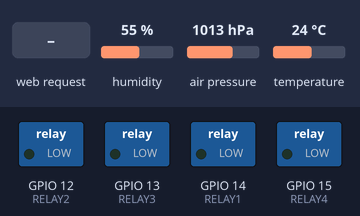
The sketch below on a simulated ESP8266 (NodeMCU). On the bench: switched loads named in the sketch (green lamp = pin HIGH). The inputs (shaded band) are chosen by the test bench; at power-on: humidity 55 %, air pressure 1013 hPa, temperature 24 °C. EEPROM starts erased.

Above: at 1.2 s.
1.3 s: HTTP request GET /toggleRelay?temp=1&humidity=1&relay=1 received
At 2.5 s:
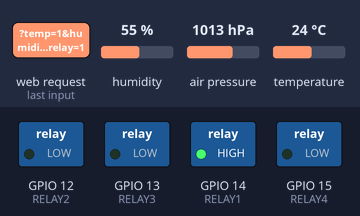
2.8 s: HTTP request GET /data received
At 3.5 s:
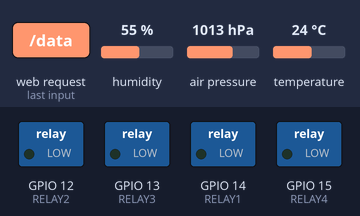
Timing chart, 0 to 5.8 s (numbered marks = the images above; inputs shaded):
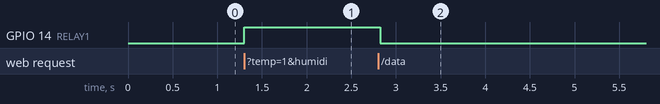

The sketch:

incubatorV3.ino.ino
```cpp
#include <ESP8266WiFi.h>
#include <ESP8266WebServer.h>
#include <EEPROM.h>
#include <DHT.h>
#include <Adafruit_BMP280.h>

// Pin definitions

#define DHTPIN 0   // GPIO16 for DHT11 (D3)
#define DHTTYPE DHT11
#define RELAY1 14  // GPIO14 for Relay1 (D5)
#define RELAY2 12  // GPIO12 for Relay2 (D6)
#define RELAY3 13  // GPIO13 for Relay3 (D7)
#define RELAY4 15  // GPIO15 for Relay4 (D8)

// Sensor and server objects
DHT dht(DHTPIN, DHTTYPE);
Adafruit_BMP280 bmp;
ESP8266WebServer server(80);

// Thresholds
float tempThreshold = 30.0;
float humidityThreshold = 70.0;

void setup() {
  Serial.begin(115200);
  EEPROM.begin(512);

  pinMode(RELAY1, OUTPUT);
  pinMode(RELAY2, OUTPUT);
  pinMode(RELAY3, OUTPUT);
  pinMode(RELAY4, OUTPUT);
  digitalWrite(RELAY1, LOW);
  digitalWrite(RELAY2, LOW);
  digitalWrite(RELAY3, LOW);
  digitalWrite(RELAY4, LOW);

  dht.begin();
  bmp.begin(0x76);

  WiFi.softAP("ESP8266");

  // Load thresholds from EEPROM
  loadThresholds();

  server.on("/", handleRoot);
  server.on("/data", handleData);
  server.on("/set", handleSetThresholds);
  server.on("/toggleRelay", handleToggleRelay);
  server.begin();
}

void loop() {
  server.handleClient();
}

void handleRoot() {
  String html = R"=====(
    <html>
    <head>
      <title>Incubator Dashboard</title>
      <style>
        body { font-family: Arial, sans-serif; text-align: center; margin: 0; padding: 0; background-color: #f0f0f0; }
        .container { width: 80%; margin: 0 auto; padding: 20px; background-color: #ffffff; border-radius: 10px; box-shadow: 0 0 10px rgba(0,0,0,0.1); }
        .header { background-color: #4CAF50; color: white; padding: 10px; border-radius: 10px 10px 0 0; }
        .section { margin: 20px 0; padding: 10px; border: 1px solid #ddd; border-radius: 5px; background-color: #fafafa; }
        .section h2 { margin: 0; }
        .sensor-data, .relay-control { text-align: left; }
        .sensor-data div, .relay-control div { margin-bottom: 10px; }
        .btn { padding: 10px 20px; font-size: 16px; border: none; border-radius: 5px; cursor: pointer; }
        .btn-primary { background-color: #4CAF50; color: white; }
        .btn-secondary { background-color: #f44336; color: white; }
        .img-icon { width: 30px; vertical-align: middle; }
      </style>
      <script>
        function fetchData() {
          var xhr = new XMLHttpRequest();
          xhr.onreadystatechange = function() {
            if (xhr.readyState == 4 && xhr.status == 200) {
              var data = xhr.responseText.split(',');
              document.getElementById('temp').innerHTML = 'Temperature: ' + data[0] + ' °C';
              document.getElementById('humidity').innerHTML = 'Humidity: ' + data[1] + ' %';
              document.getElementById('bmpTemp').innerHTML = 'BMP Temp: ' + data[2] + ' °C';
              document.getElementById('bmpPressure').innerHTML = 'Pressure: ' + data[3] + ' hPa';
            }
          };
          xhr.open('GET', '/data', true);
          xhr.send();
        }

        function setThresholds() {
          var temp = document.getElementById('tempThreshold').value;
          var humidity = document.getElementById('humidityThreshold').value;
          var xhr = new XMLHttpRequest();
          xhr.open('GET', '/set?temp=' + temp + '&humidity=' + humidity, true);
          xhr.onreadystatechange = function() {
            if (xhr.readyState == 4 && xhr.status == 200) {
              document.getElementById('tempThreshold').value = temp;
              document.getElementById('humidityThreshold').value = humidity;
            }
          };
          xhr.send();
        }

        function toggleRelay(relay) {
          var xhr = new XMLHttpRequest();
          xhr.open('GET', '/toggleRelay?relay=' + relay, true);
          xhr.send();
        }

        setInterval(fetchData, 2000);
      </script>
    </head>
    <body onload="fetchData()">
      <div class="container">
        <div class="header">
          <h1>Incubator Dashboard</h1>
        </div>
        <div class="section sensor-data">
          <h2>Sensor Data</h2>
          <div id="temp">Loading...</div>
          <div id="humidity">Loading...</div>
          <div id="bmpTemp">Loading...</div>
          <div id="bmpPressure">Loading...</div>
        </div>
        <div class="section">
          <h2>Set Thresholds</h2>
          <input type="number" id="tempThreshold" placeholder="Temp Threshold" value=")=====" + String(tempThreshold) + R"=====(">
          <input type="number" id="humidityThreshold" placeholder="Humidity Threshold" value=")=====" + String(humidityThreshold) + R"=====(">
          <button class="btn btn-primary" onclick="setThresholds()">Set Thresholds</button>
        </div>
        <div class="section relay-control">
          <h2>Relay Control</h2>
          <div>
            <button class="btn btn-primary" onclick="toggleRelay(1)">Toggle Relay 1</button>
          </div>
          <div>
            <button class="btn btn-primary" onclick="toggleRelay(2)">Toggle Relay 2</button>
          </div>
          <div>
            <button class="btn btn-primary" onclick="toggleRelay(3)">Toggle Relay 3</button>
          </div>
          <div>
            <button class="btn btn-primary" onclick="toggleRelay(4)">Toggle Relay 4</button>
          </div>
        </div>
      </div>
    </body>
    </html>
  )=====";
  server.send(200, "text/html", html);
}

void handleData() {
  float temperature = dht.readTemperature();
  float humidity = dht.readHumidity();
  float bmpTemperature = bmp.readTemperature();
  float bmpPressure = bmp.readPressure() / 100.0F;

  String data = String(temperature) + "," + String(humidity) + "," + String(bmpTemperature) + "," + String(bmpPressure);
  server.send(200, "text/plain", data);

  // Trigger relays based on thresholds
  if (temperature > tempThreshold) digitalWrite(RELAY1, HIGH);
  else digitalWrite(RELAY1, LOW);

  if (humidity > humidityThreshold) digitalWrite(RELAY2, HIGH);
  else digitalWrite(RELAY2, LOW);
}

void handleSetThresholds() {
  if (server.hasArg("temp") && server.hasArg("humidity")) {
    tempThreshold = server.arg("temp").toFloat();
    humidityThreshold = server.arg("humidity").toFloat();
    saveThresholds();
    server.send(200, "text/plain", "Thresholds updated");
  } else {
    server.send(400, "text/plain", "Invalid parameters");
  }
}

void handleToggleRelay() {
  if (server.hasArg("relay")) {
    int relay = server.arg("relay").toInt();
    int relayPin = 14;
    switch (relay) {
      case 1: relayPin = RELAY1; break;
      case 2: relayPin = RELAY2; break;
      case 3: relayPin = RELAY3; break;
      case 4: relayPin = RELAY4; break;
      default: server.send(400, "text/plain", "Invalid relay number"); return;
    }
    int currentState = digitalRead(relayPin);
    digitalWrite(relayPin, !currentState);  // Toggle the state
    server.send(200, "text/plain", "Relay " + String(relay) + " toggled");
  } else {
    server.send(400, "text/plain", "No relay specified");
  }
}

void saveThresholds() {
  EEPROM.put(0, tempThreshold);
  EEPROM.put(4, humidityThreshold);
  EEPROM.commit();
}

void loadThresholds() {
  EEPROM.get(0, tempThreshold);
  EEPROM.get(4, humidityThreshold);
  if (isnan(tempThreshold)) tempThreshold = 30.0;
  if (isnan(humidityThreshold)) humidityThreshold = 70.0;
}
```

Measured:
- after the input at 1.3 s, GPIO 14 (RELAY1): LOW → HIGH at once
- after the input at 2.8 s, GPIO 14 (RELAY1): HIGH → LOW at once
